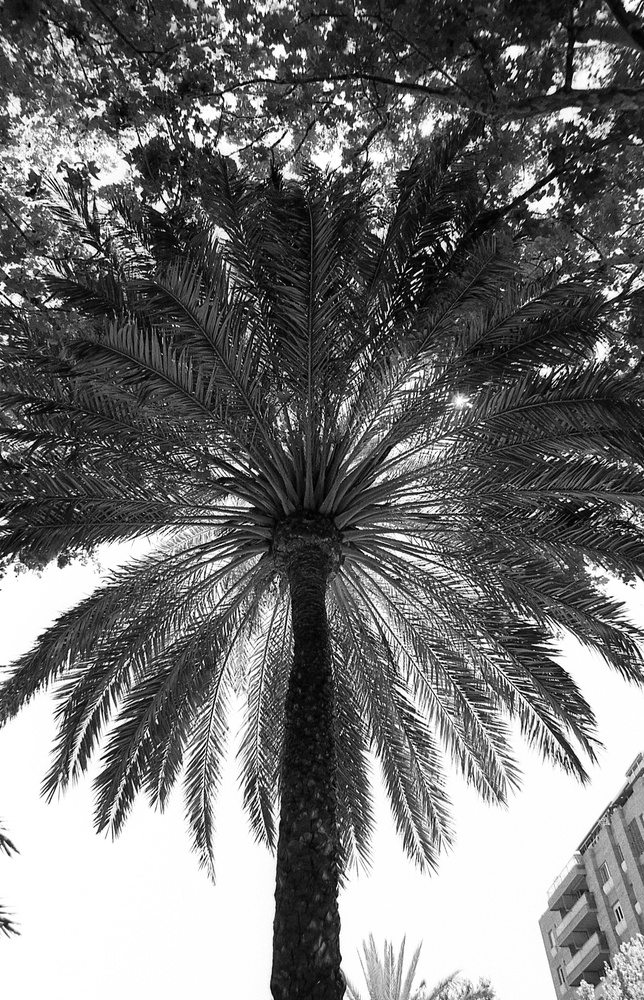
#> input picture L4. FD for Halftone image/bw2.jpg, 644 x 1000 px, shrunk from 1318 x 2048 before the run
$ python l4_blanket_tecnique.py
#> lines starting #> are read from the running program, lines starting #| are printed output that depends on the picture; long printed decimals are rounded
# -*- coding: utf-8 -*-
"""l4_Blanket_Tecnique.ipynb

Automatically generated by Colaboratory.

Original file is located at
    https://colab.research.google.com/drive/1uPiP4H80LREMhoCxqZX4YcLAJHH0YpXX?usp=sharing

Задание: Для полутонового изображения вычислить его размерность Минковского методом построения покрывала.
"""

import numpy as np
import scipy
import cv2
from google.colab.patches import cv2_imshow

originalImage = cv2.imread('bw2.jpg')
#> originalImage is the input picture: shape (1000, 644, 3); min 0, max 255, mean 114.4
grayImage = cv2.cvtColor(originalImage, cv2.COLOR_BGR2GRAY)
cv2.imwrite("gs1.jpg", grayImage)

def uS(img):
  k,l=img.shape
  u=np.ndarray(img.shape)
  for i in range(k-1):
    for j in range(l-1):
      u[i][j]=max(img[i][j]+1,max(img[i-1][j],img[i][j-1],img[i+1][j],img[i][j+1]))
  return u

def bS(img):
  k,l=img.shape
  b=np.ndarray(img.shape)
  for i in range(k-1):
    for j in range(l-1):
      b[i][j]=min(img[i][j]-1,min(img[i-1][j],img[i][j-1],img[i+1][j],img[i][j+1]))
  return b

def getVol(u,b):
  k,l=u.shape
  vol=0.0
  for i in range(k):
    for j in range(l):
      vol=vol+u[i][j]-b[i][j]
  return vol

u1=uS(grayImage)
u2=uS(u1)
#> after the loop in uS (call 2), `for i in range(k-1):`:
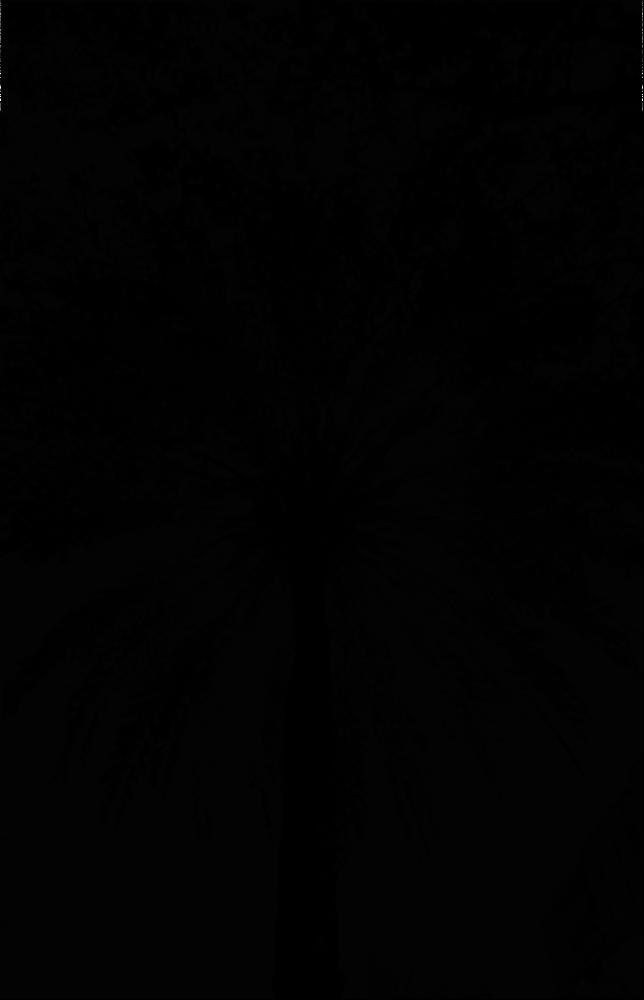
#> u: shape (1000, 644) float64; min 0, max 19733.5, mean 165.7; drawn with min black and max white
u3=uS(u2)

b1=bS(grayImage)
#> after the loop in bS, `for i in range(k-1):`:
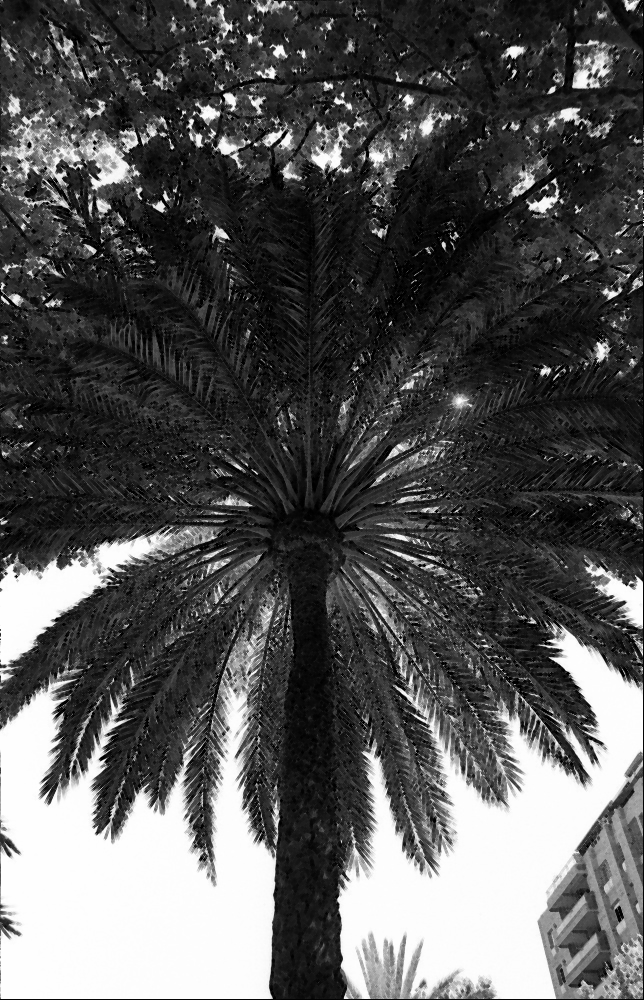
#> b: shape (1000, 644) float64; min -1, max 255, mean 86.3; drawn with min black and max white
b2=bS(b1)
b3=bS(b2)

vol1=getVol(u1,b1)
#> after the loop in getVol, `for i in range(k):`: vol = 38000486.3
#> vol1 = 38000486.3
vol2=getVol(u2,b2)
#> vol2 = 1.56e+304
vol3=getVol(u3,b3)
#> vol3 = 3.12e+304

#формула 22
A_2=(vol2-vol1)/(2)
#> A_2 = 7.79e+303
A_3=(vol3-vol2)/(2)
#> A_3 = 7.81e+303

#формула 21
As1=vol1/2
#> As1 = 19000243.1
As2=vol2/4
#> As2 = 3.89e+303
As3=vol3/6
#> As3 = 5.2e+303

print("---------",A_2,A_3)
#| --------- 7.789229690491748e+303 7.809044792760752e+303
print(As1, As2, As3)
#| 19000243.125 3.894614845245874e+303 5.1994248277508336e+303

D1=2-(np.log(As1)-np.log(As2))/(np.log(1)-np.log(2))
#> D1 = -982.3

D1_2=2-(np.log(As1)-np.log(A_2))/(np.log(1)-np.log(2))
#> D1_2 = -983.3

D2=2-(np.log(As2)-np.log(As3))/(np.log(2)-np.log(3))
#> D2 = 1.29
D2

"""

*   Значение ФР для данного изображения из первой лабораторной: 1.299072
*   Значение фР для данного изображения из текущей лабораторной: 1.290488"""

$ run again, with L4. FD for Halftone image/Результат.jpg copied over L4. FD for Halftone image/bw2.jpg
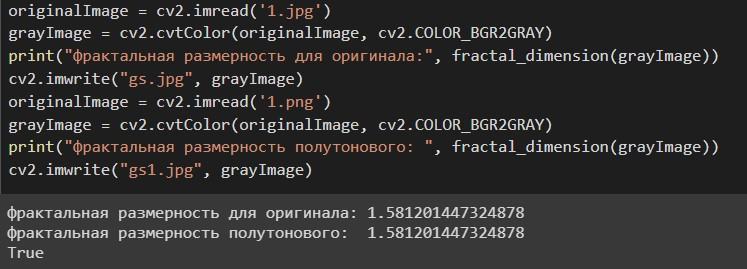
#> input picture L4. FD for Halftone image/Результат.jpg, 747 x 269 px
#> originalImage is the input picture: shape (269, 747, 3); mean B, G, R 49, 49.5, 50.6
#> after the loop in bS, `for i in range(k-1):`:
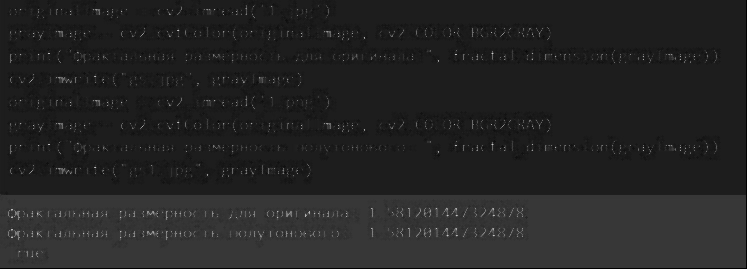
#> b: shape (269, 747) float64; min 0, max 206, mean 36.1
#> after the loop in bS (call 2), `for i in range(k-1):`:
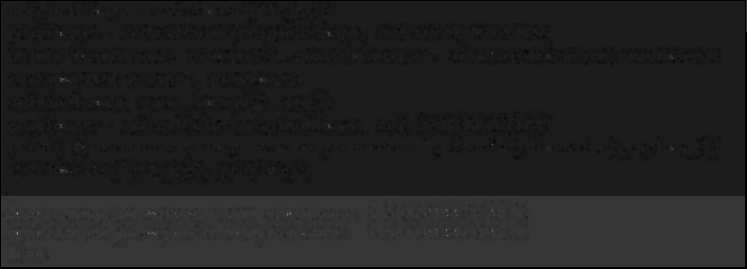
#> b: shape (269, 747) float64; min 0, max 119, mean 32.9
#> after the loop in getVol, `for i in range(k):`: vol = -inf
#> vol2 = nan
#> vol3 = -1.15e+198
#> A_2 = nan
#> As1 = -inf
#> As2 = nan
#> As3 = -1.92e+197
#| --------- nan nan
#| -inf nan -1.9195196931108655e+197
#> D1 = nan
